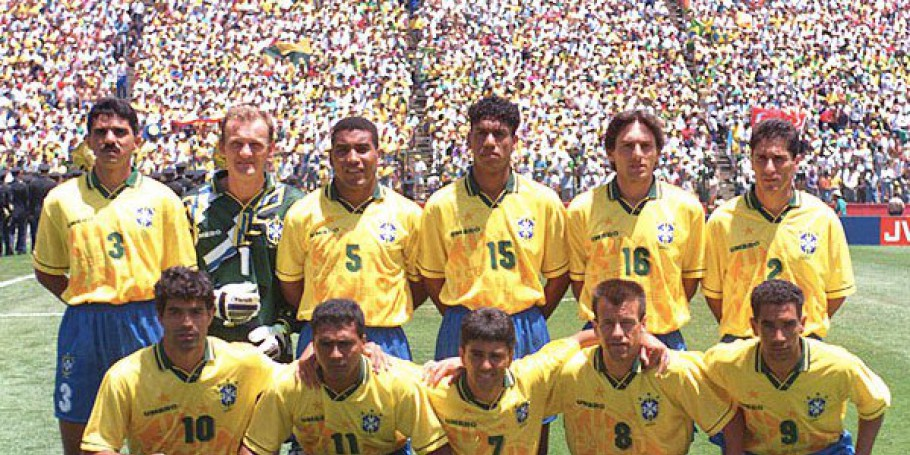
#> input picture aprendizado_maquina/Openlab/11-PCA/Selecao.jpeg, 910 x 455 px
$ jupyter execute --allow-errors main.ipynb
#> lines starting #> are read from the running program, lines starting #| are printed output that depends on the picture
[cell 1]
import time
import numpy as np
import pandas as pd
import matplotlib.pyplot as plt
from sklearn.datasets import load_iris, fetch_openml
from sklearn.decomposition import PCA
from sklearn.model_selection import train_test_split
from sklearn.preprocessing import StandardScaler
from sklearn.neighbors import KNeighborsClassifier
from sklearn.svm import SVC
from sklearn.tree import DecisionTreeClassifier
from sklearn.metrics import accuracy_score, f1_score, precision_score, recall_score
import cv2

[cell 2]
# Carregar o conjunto de dados Iris
iris = load_iris()
X_iris = iris.data
y_iris = iris.target

# Carregar o conjunto de dados MNIST
#> (the rest of this cell did not finish here and is left out)

# Aplicação do PCA em imagem

[cell 3]
img = cv2.imread('Selecao.jpeg')
#> img is the input picture: shape (455, 910, 3); mean B, G, R 118.3, 149.2, 168.1
plt.imshow(cv2.cvtColor(img, cv2.COLOR_BGR2RGB))

[cell 4]
blue,green,red = cv2.split(img)
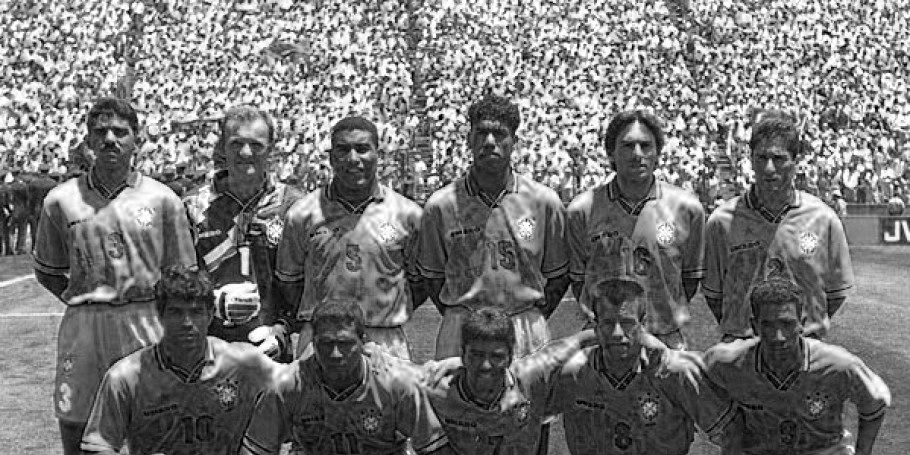
#> blue: shape (455, 910); min 0, max 255, mean 118.3
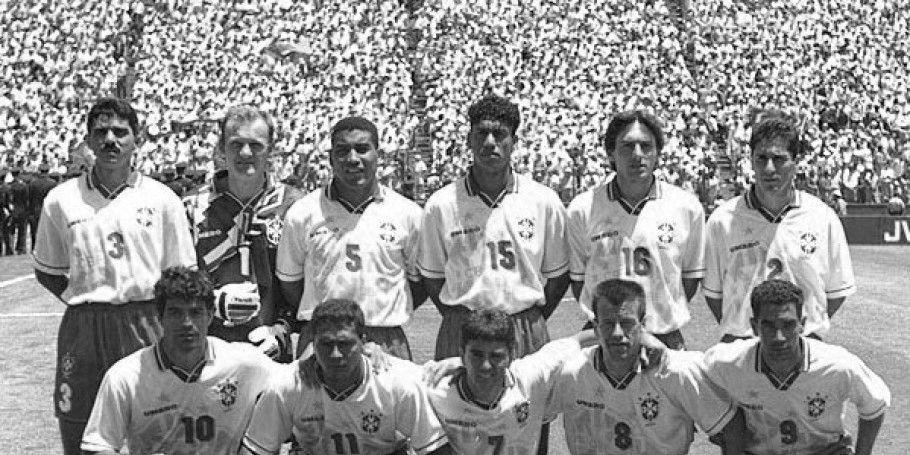
#> green: shape (455, 910); min 0, max 255, mean 149.2
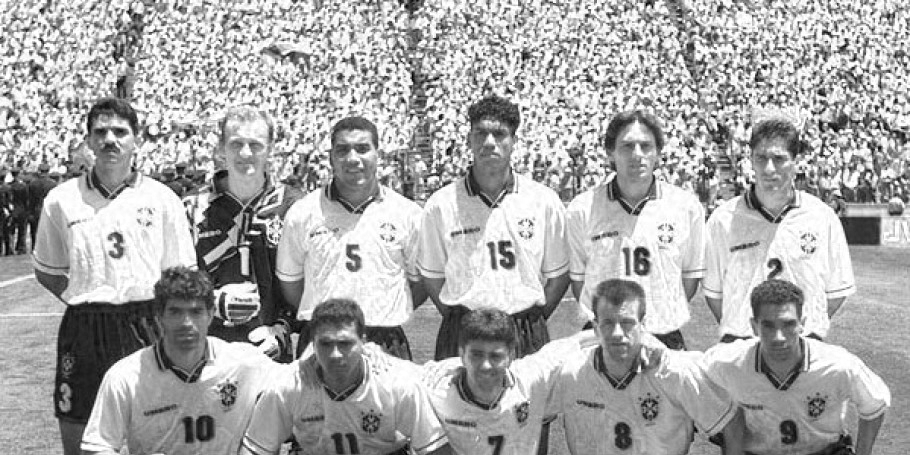
#> red: shape (455, 910); min 0, max 255, mean 168.1

[cell 5]
# Iniciando o PCA com os 20 primeiros componentes
pca = PCA(20)

# Aplicando ao canal vermelho, verde e azul e, em seguida, aplicando a transformação inversa ao array transformado.

red_transformed = pca.fit_transform(red)
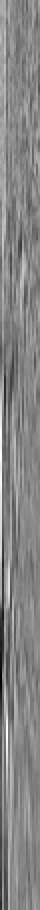
#> red_transformed: shape (455, 20) float64 (shown 2 times larger); min -1792.6, max 1631.7, mean 0; drawn with min black and max white
red_inverted = pca.inverse_transform(red_transformed)
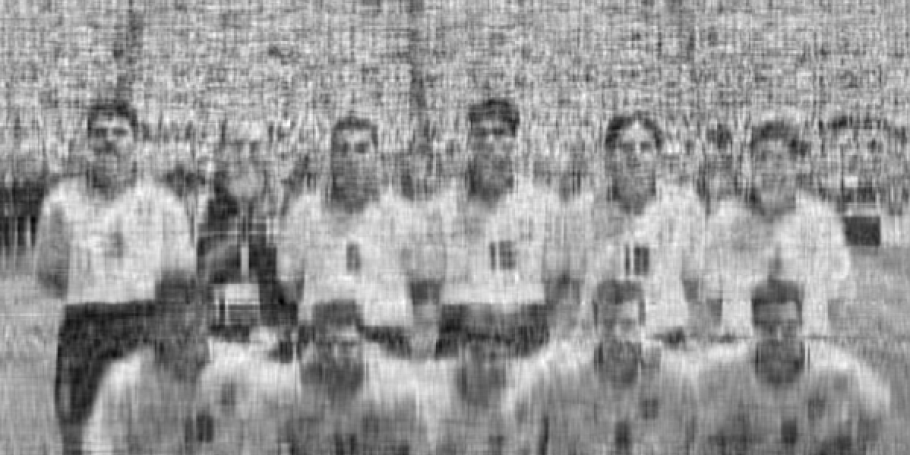
#> red_inverted: shape (455, 910) float64; min -31.54, max 304.8, mean 168.1; drawn with min black and max white

green_transformed = pca.fit_transform(green)
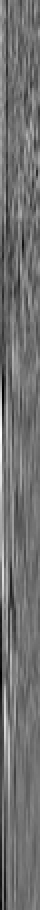
#> green_transformed: shape (455, 20) float64 (shown 2 times larger); min -1468, max 1833.2, mean 0; drawn with min black and max white
green_inverted = pca.inverse_transform(green_transformed)
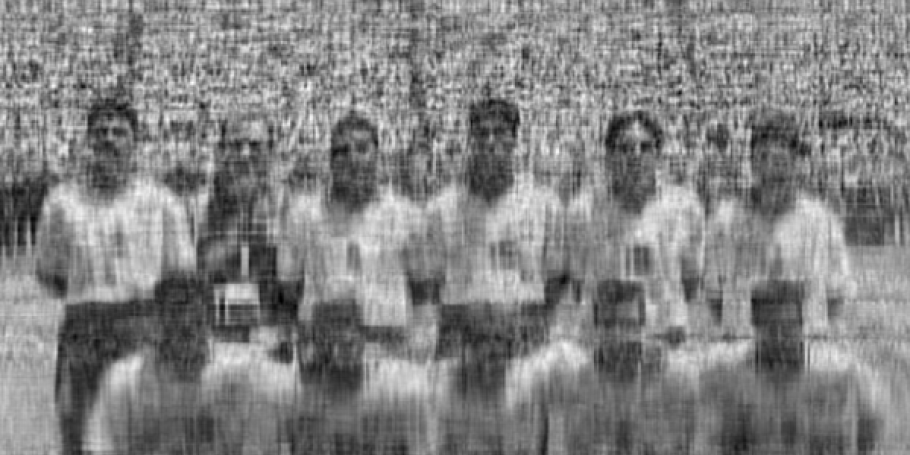
#> green_inverted: shape (455, 910) float64; min -23.7, max 313.2, mean 149.2; drawn with min black and max white

blue_transformed = pca.fit_transform(blue)
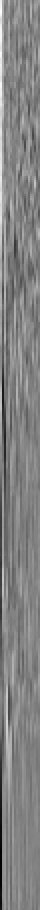
#> blue_transformed: shape (455, 20) float64 (shown 2 times larger); min -1836.9, max 1740.2, mean 0; drawn with min black and max white
blue_inverted = pca.inverse_transform(blue_transformed)
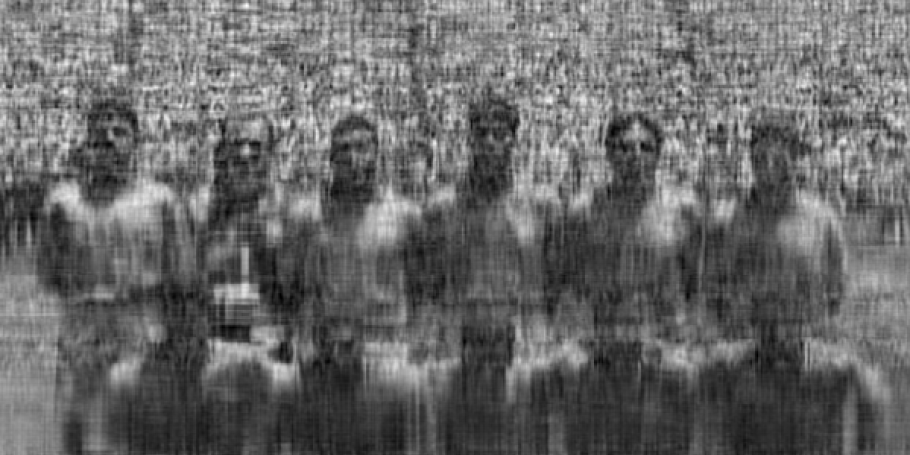
#> blue_inverted: shape (455, 910) float64; min -18.14, max 315.9, mean 118.3; drawn with min black and max white

[cell 6]
img_compressed = (np.dstack((red_inverted, green_inverted, blue_inverted))).astype(np.uint8)
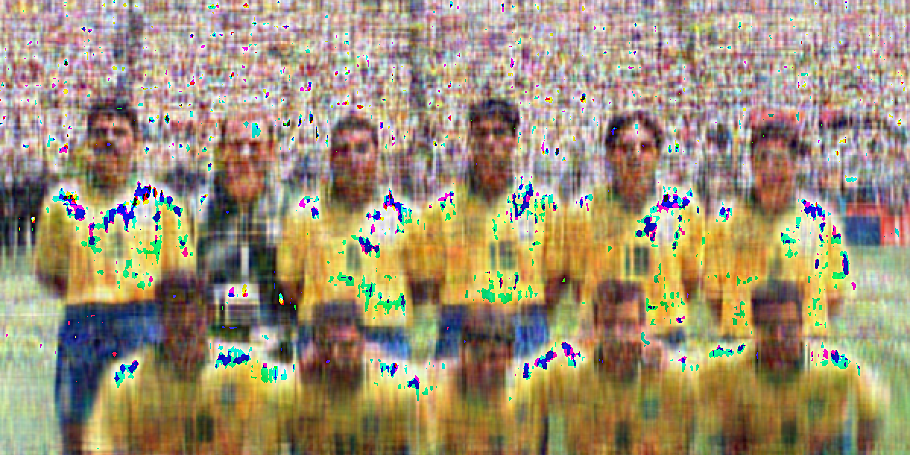
#> img_compressed: shape (455, 910, 3); mean R, G, B 160.5, 145, 117.1
